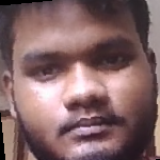
#> input picture Advance enhnacment/data/dataset_rgb/Rishu/107.png, 160 x 160 px; its folder holds only this picture in this run
$ python preprocess_modalities.py
#> lines starting #> are read from the running program, lines starting #| are printed output that depends on the picture
#> in preprocess_and_save_images, img is the input picture: shape (160, 160, 3); mean B, G, R 102.6, 101.3, 131.4
import os
import cv2

def preprocess_image(image):
    gray = cv2.cvtColor(image, cv2.COLOR_BGR2GRAY)
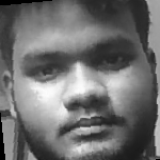
#> gray: shape (160, 160); min 0, max 252, mean 110.5
    gray = cv2.equalizeHist(gray)
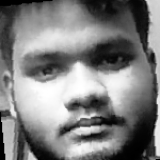
#> gray: shape (160, 160); min 0, max 255, mean 126.8
    gray = cv2.fastNlMeansDenoising(gray, None, 30, 7, 21)
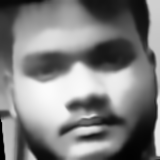
#> gray: shape (160, 160); min 0, max 251, mean 127.1
    return cv2.cvtColor(gray, cv2.COLOR_GRAY2BGR)

def preprocess_and_save_images(input_folder, output_folder):
    if not os.path.exists(output_folder):
        os.makedirs(output_folder)

    for label in os.listdir(input_folder):
        label_path = os.path.join(input_folder, label)
        output_label_path = os.path.join(output_folder, label)

        if not os.path.exists(output_label_path):
            os.makedirs(output_label_path)

        for file in os.listdir(label_path):
            if file.endswith(('.png', '.jpg', '.jpeg')):
                img_path = os.path.join(label_path, file)
                img = cv2.imread(img_path)
                if img is None:
                    print(f"Error reading image: {img_path}")
                    continue
                preprocessed_img = preprocess_image(img)
                output_path = os.path.join(output_label_path, file)
                cv2.imwrite(output_path, preprocessed_img)
#> pass 2 of the loop in preprocess_and_save_images, `for label in os.listdir(input_folder):`:
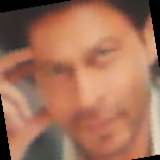
#> input picture Advance enhnacment/data/dataset_rgb/Sharukh/109.png, 160 x 160 px
#> in preprocess_and_save_images, img is the input picture: shape (160, 160, 3); mean B, G, R 88.5, 112.5, 162.5
#> in preprocess_image (call 2), `gray = cv2.cvtColor(image, cv2.COLOR_BGR2GRAY)`:
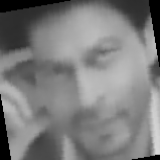
#> gray: shape (160, 160); min 0, max 217, mean 124.7
#> in preprocess_image (call 2), `gray = cv2.equalizeHist(gray)`:
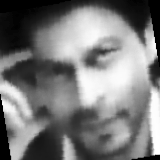
#> gray: shape (160, 160); min 0, max 255, mean 122

# Define your input and output directories
raw_rgb_folder = 'data/dataset_rgb'
raw_ir_folder = 'data/dataset_ir'
preprocessed_rgb_folder = 'data/preprocessed_rgb'
preprocessed_ir_folder = 'data/preprocessed_ir'

# Preprocess and save images
preprocess_and_save_images(raw_rgb_folder, preprocessed_rgb_folder)
preprocess_and_save_images(raw_ir_folder, preprocessed_ir_folder)
#> (the run stopped early here; a loop or call above may not have finished)
